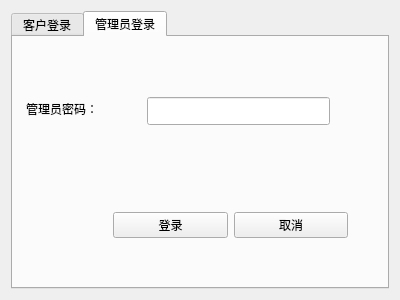
<?xml version="1.0" encoding="UTF-8"?>
<ui version="4.0">
 <class>Login</class>
 <widget class="QWidget" name="Login">
  <property name="geometry">
   <rect>
    <x>0</x>
    <y>0</y>
    <width>400</width>
    <height>300</height>
   </rect>
  </property>
  <property name="windowTitle">
   <string>Form</string>
  </property>
  <layout class="QHBoxLayout" name="horizontalLayout">
   <item>
    <widget class="QTabWidget" name="tabWidget">
     <property name="currentIndex">
      <number>1</number>
     </property>
     <widget class="QWidget" name="tab">
      <attribute name="title">
       <string>客户登录</string>
      </attribute>
     </widget>
     <widget class="QWidget" name="tab_2">
      <attribute name="title">
       <string>管理员登录</string>
      </attribute>
      <widget class="QLineEdit" name="lineEdit_2">
       <property name="geometry">
        <rect>
         <x>134</x>
         <y>60</y>
         <width>183</width>
         <height>28</height>
        </rect>
       </property>
      </widget>
      <widget class="QLabel" name="label_2">
       <property name="geometry">
        <rect>
         <x>13</x>
         <y>60</y>
         <width>108</width>
         <height>23</height>
        </rect>
       </property>
       <property name="text">
        <string>管理员密码：</string>
       </property>
      </widget>
      <widget class="QWidget" name="">
       <property name="geometry">
        <rect>
         <x>100</x>
         <y>170</y>
         <width>235</width>
         <height>36</height>
        </rect>
       </property>
       <layout class="QHBoxLayout" name="horizontalLayout_2">
        <item>
         <widget class="QPushButton" name="AdminiLogin_pushButton">
          <property name="text">
           <string>登录</string>
          </property>
         </widget>
        </item>
        <item>
         <widget class="QPushButton" name="pushButton_2">
          <property name="text">
           <string>取消</string>
          </property>
         </widget>
        </item>
       </layout>
      </widget>
     </widget>
    </widget>
   </item>
  </layout>
 </widget>
 <resources/>
 <connections/>
</ui>
